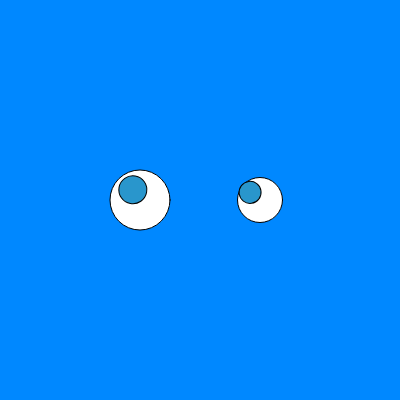
Frame 1 (no input)
Frame 60 (no input): identical to frame 1, image omitted
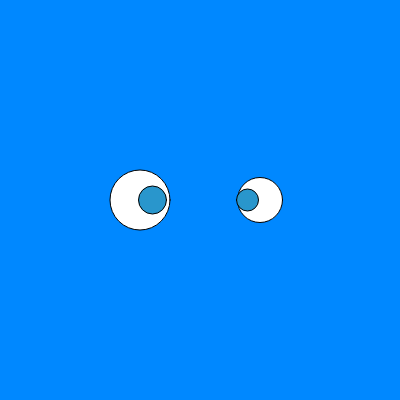
Frame 120 (the mouse pressed at the canvas centre since frame 60)

The p5.js sketch that drew these frames (run headless with seeded random() and noise() and a simulated clock; from frame 60 on, the mouse is pressed at the canvas centre):

// p5.js sketch
// ── sketch.js
function setup() {
  createCanvas(400, 400);
  colorMode(HSB);

  // Set angle mode so that atan2() returns angles in degrees
  angleMode(DEGREES);

  describe('Two eyes that follow the cursor.');
}

function draw() {
  background(208, 231, 245);

  // Draw left eye

  let leftX = 140;
  let leftY = 200;

  // Calculate angle between left eye and mouse
  let leftAngle = atan2(mouseY - leftY, mouseX - leftX);

  push();
  translate(leftX, leftY);
  fill(0, 0, 100);
  ellipse(0, 0, 60, 60);
  rotate(leftAngle);
  fill(200, 80, 80);
  ellipse(12.5, 0, 28, 28);
  pop();

  // Draw right eye

  let rightX = 260;
  let rightY = 200;

  // Calculate angle between right eye and angle
  let rightAngle = atan2(mouseY - rightY, mouseX - rightX);

  push();
  translate(rightX, rightY);
  fill(0, 0, 100);
  ellipse(0, 0, 45, 45);
  rotate(rightAngle);
  fill(200, 80, 80);
  ellipse(12.5, 0, 22, 22);
  pop();
}
